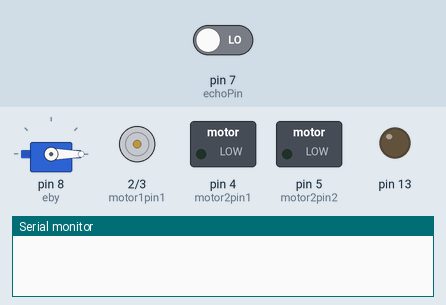
Simulated run of this sketch. Board: Arduino Uno, built with avr-gcc and run on an emulated ATmega328P. On the bench: servo, motor-driver pin pairs drawn as motors (green arrow = first pin HIGH = forward, orange = second pin HIGH = backward, longer = more drive), switched loads named in the sketch (green lamp = pin HIGH), output pins drawn as LEDs (lit = HIGH), the last lines printed to the serial monitor. The inputs (shaded band) are chosen by the test bench; at power-on: pin 7 (echoPin) LOW. Pins used as bus, display or sensor lines are not drawn.

Above: at 0.1 s.
At 1.6 s:
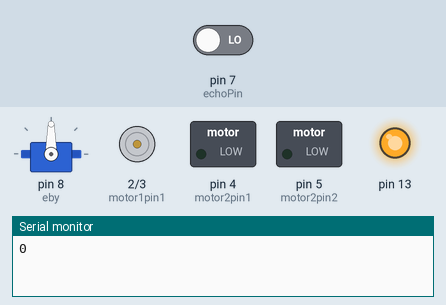
At 2.6 s:
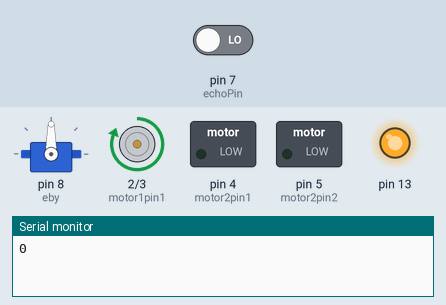
Timing chart, 0 to 4.1 s (numbered marks = the images above):
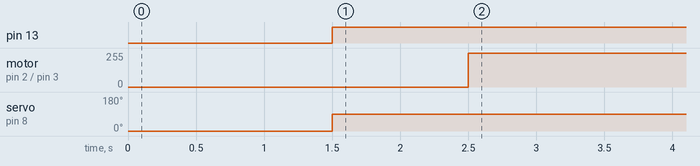

The sketch:

Autonomous_Car.ino
```cpp
#include <Servo.h>
Servo eby;
#define trigPin 6
#define echoPin 7
int motor1pin1 = 2;
int motor1pin2 = 3;
int motor2pin1 = 4;
int motor2pin2 = 5;
//int n;
int duration,  distance;
//String readString;

//#include <Servo.h>
//Servo myservo1;  // create servo object to control servo
//Servo myservo2;

void setup()  {
  Serial.begin(9600);
  eby.attach(8);
  eby.write(0);
//  myservo1.attach(8); // assigns the servo to a pin
//  myservo2.attach(9);
  pinMode(trigPin, OUTPUT); //assign ultrasonic
  pinMode(echoPin, INPUT);
  pinMode(13, OUTPUT);
  pinMode(motor1pin1, OUTPUT); // assign motor
  pinMode(motor1pin2, OUTPUT);
  pinMode(motor2pin1, OUTPUT);
  pinMode(motor2pin2, OUTPUT);
}

void loop() {
  digitalWrite(trigPin, HIGH);
  _delay_ms(500);
  digitalWrite(trigPin, LOW);
  duration = pulseIn(echoPin,  HIGH);
  distance = duration*0.034/2;
  Serial.println(distance);

  if (distance < 40)  { // this is the distance which the rover has to stop
      digitalWrite(13, HIGH);
      eby.write(90);
      delay(1000);
      digitalWrite(motor1pin1, HIGH);  //move right
      digitalWrite(motor1pin2, LOW);
      digitalWrite(motor2pin1, LOW);
      digitalWrite(motor2pin2, LOW);
      delay(3000);
//    myservo1.write(n); // controls the direction of the motors
//    myservo2.write(180-n);

//delay(1000);  // how long the wheels spin
//   myservo1.write(n);
//   myservo2.write(90-n);
//delay(500);
}
  else {                             // if there is no obstacle move forward
    digitalWrite(13, LOW);
    eby.write(0);
    delay(1000);
    digitalWrite(motor1pin1, HIGH);  //move forward
    digitalWrite(motor1pin2, LOW);

    digitalWrite(motor2pin1, HIGH);
    digitalWrite(motor2pin2, LOW);
//    myservo1.write(180-n);
//    myservo2.write(n);
}
}
```

Measured:
- by itself, pin 13: LOW → HIGH at 1.5 s
- by itself, motor on pin 2 (motor1pin1) / pin 3 (motor1pin2): stopped → forward 255/255 at 2.5 s
- by itself, servo on pin 8 (eby): 0° → 90° at 1.5 s
